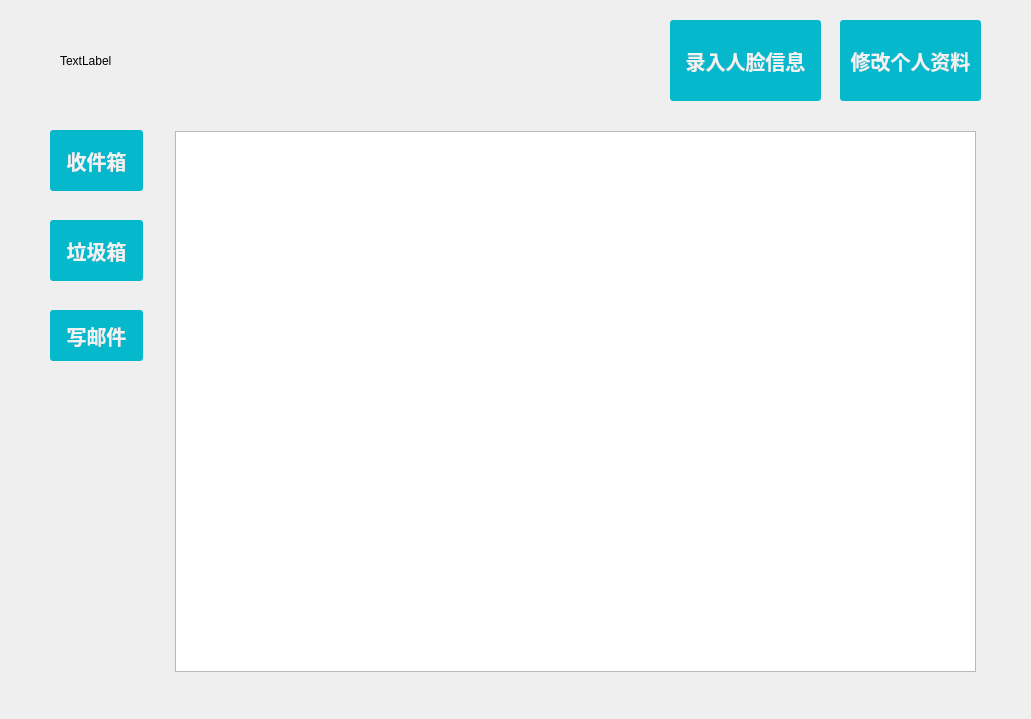
<?xml version="1.0" encoding="UTF-8"?>
<ui version="4.0">
 <class>Main</class>
 <widget class="QWidget" name="Main">
  <property name="geometry">
   <rect>
    <x>0</x>
    <y>0</y>
    <width>1031</width>
    <height>719</height>
   </rect>
  </property>
  <property name="windowTitle">
   <string>Form</string>
  </property>
  <widget class="QLabel" name="label">
   <property name="geometry">
    <rect>
     <x>60</x>
     <y>20</y>
     <width>91</width>
     <height>81</height>
    </rect>
   </property>
   <property name="text">
    <string>TextLabel</string>
   </property>
  </widget>
  <widget class="QLabel" name="label_2">
   <property name="geometry">
    <rect>
     <x>170</x>
     <y>20</y>
     <width>461</width>
     <height>81</height>
    </rect>
   </property>
   <property name="text">
    <string/>
   </property>
  </widget>
  <widget class="QPushButton" name="pushButton">
   <property name="geometry">
    <rect>
     <x>840</x>
     <y>20</y>
     <width>141</width>
     <height>81</height>
    </rect>
   </property>
   <property name="styleSheet">
    <string notr="true">QPushButton{
   	text-decoration:none;  
    background:#05B8CC;
    color:#f2f2f2;    
    font-size:20px;  
    font-family: 微软雅黑,宋体,Arial,Helvetica,Verdana,sans-serif;  
    font-weight:bold; 
    border-radius:3px;
}
QPushButton::pressed{ background: #3C79F2; border-color: #11505C; font-weight: bold; font-family:Microsoft YaHei; }</string>
   </property>
   <property name="text">
    <string>修改个人资料</string>
   </property>
   <property name="checkable">
    <bool>false</bool>
   </property>
   <property name="autoExclusive">
    <bool>false</bool>
   </property>
  </widget>
  <widget class="QPushButton" name="pushButton_2">
   <property name="geometry">
    <rect>
     <x>50</x>
     <y>130</y>
     <width>93</width>
     <height>61</height>
    </rect>
   </property>
   <property name="styleSheet">
    <string notr="true">QPushButton{
   	text-decoration:none;  
    background:#05B8CC;
    color:#f2f2f2;    
    font-size:20px;  
    font-family: 微软雅黑,宋体,Arial,Helvetica,Verdana,sans-serif;  
    font-weight:bold; 
    border-radius:3px;
}
QPushButton::pressed{ background: #3C79F2; border-color: #11505C; font-weight: bold; font-family:Microsoft YaHei; }</string>
   </property>
   <property name="text">
    <string>收件箱</string>
   </property>
  </widget>
  <widget class="QPushButton" name="pushButton_3">
   <property name="geometry">
    <rect>
     <x>50</x>
     <y>220</y>
     <width>93</width>
     <height>61</height>
    </rect>
   </property>
   <property name="styleSheet">
    <string notr="true">QPushButton{
   	text-decoration:none;  
    background:#05B8CC;
    color:#f2f2f2;    
    font-size:20px;  
    font-family: 微软雅黑,宋体,Arial,Helvetica,Verdana,sans-serif;  
    font-weight:bold; 
    border-radius:3px;
}
QPushButton::pressed{ background: #3C79F2; border-color: #11505C; font-weight: bold; font-family:Microsoft YaHei; }</string>
   </property>
   <property name="text">
    <string>垃圾箱</string>
   </property>
  </widget>
  <widget class="QPushButton" name="pushButton_4">
   <property name="geometry">
    <rect>
     <x>50</x>
     <y>310</y>
     <width>93</width>
     <height>51</height>
    </rect>
   </property>
   <property name="styleSheet">
    <string notr="true">QPushButton{
   	text-decoration:none;  
    background:#05B8CC;
    color:#f2f2f2;    
    font-size:20px;  
    font-family: 微软雅黑,宋体,Arial,Helvetica,Verdana,sans-serif;  
    font-weight:bold; 
    border-radius:3px;
}
QPushButton::pressed{ background: #3C79F2; border-color: #11505C; font-weight: bold; font-family:Microsoft YaHei; }</string>
   </property>
   <property name="text">
    <string>写邮件</string>
   </property>
  </widget>
  <widget class="QWidget" name="verticalLayoutWidget">
   <property name="geometry">
    <rect>
     <x>170</x>
     <y>130</y>
     <width>811</width>
     <height>551</height>
    </rect>
   </property>
   <layout class="QVBoxLayout" name="verticalLayout">
    <item>
     <widget class="QStackedWidget" name="stackedWidget">
      <property name="currentIndex">
       <number>0</number>
      </property>
      <widget class="QWidget" name="page">
       <widget class="QListWidget" name="listWidget">
        <property name="geometry">
         <rect>
          <x>5</x>
          <y>1</y>
          <width>801</width>
          <height>541</height>
         </rect>
        </property>
       </widget>
      </widget>
      <widget class="QWidget" name="page_3">
       <widget class="QPlainTextEdit" name="plainTextEdit">
        <property name="geometry">
         <rect>
          <x>10</x>
          <y>100</y>
          <width>771</width>
          <height>441</height>
         </rect>
        </property>
       </widget>
       <widget class="QWidget" name="formLayoutWidget">
        <property name="geometry">
         <rect>
          <x>10</x>
          <y>0</y>
          <width>361</width>
          <height>91</height>
         </rect>
        </property>
        <layout class="QFormLayout" name="formLayout">
         <item row="0" column="0">
          <widget class="QLabel" name="label_3">
           <property name="text">
            <string>收件人</string>
           </property>
          </widget>
         </item>
         <item row="0" column="1">
          <widget class="QLineEdit" name="lineEdit"/>
         </item>
         <item row="1" column="0">
          <widget class="QLabel" name="label_4">
           <property name="text">
            <string>发件昵称</string>
           </property>
          </widget>
         </item>
         <item row="1" column="1">
          <widget class="QLineEdit" name="lineEdit_2"/>
         </item>
         <item row="2" column="0">
          <widget class="QLabel" name="label_5">
           <property name="text">
            <string>邮件主题</string>
           </property>
          </widget>
         </item>
         <item row="2" column="1">
          <widget class="QLineEdit" name="lineEdit_3"/>
         </item>
        </layout>
       </widget>
      </widget>
      <widget class="QWidget" name="page_2">
       <widget class="QTextBrowser" name="textBrowser">
        <property name="geometry">
         <rect>
          <x>-5</x>
          <y>1</y>
          <width>811</width>
          <height>551</height>
         </rect>
        </property>
       </widget>
      </widget>
     </widget>
    </item>
   </layout>
  </widget>
  <widget class="QPushButton" name="pushButton_5">
   <property name="geometry">
    <rect>
     <x>670</x>
     <y>20</y>
     <width>151</width>
     <height>81</height>
    </rect>
   </property>
   <property name="styleSheet">
    <string notr="true">QPushButton{
   	text-decoration:none;  
    background:#05B8CC;
    color:#f2f2f2;    
    font-size:20px;  
    font-family: 微软雅黑,宋体,Arial,Helvetica,Verdana,sans-serif;  
    font-weight:bold; 
    border-radius:3px;
}
QPushButton::pressed{ background: #3C79F2; border-color: #11505C; font-weight: bold; font-family:Microsoft YaHei; }</string>
   </property>
   <property name="text">
    <string>录入人脸信息</string>
   </property>
  </widget>
 </widget>
 <resources/>
 <connections>
  <connection>
   <sender>pushButton_2</sender>
   <signal>clicked()</signal>
   <receiver>Main</receiver>
   <slot>pB2()</slot>
   <hints>
    <hint type="sourcelabel">
     <x>63</x>
     <y>169</y>
    </hint>
    <hint type="destinationlabel">
     <x>4</x>
     <y>165</y>
    </hint>
   </hints>
  </connection>
  <connection>
   <sender>pushButton_3</sender>
   <signal>clicked()</signal>
   <receiver>Main</receiver>
   <slot>pB3()</slot>
   <hints>
    <hint type="sourcelabel">
     <x>81</x>
     <y>261</y>
    </hint>
    <hint type="destinationlabel">
     <x>-15</x>
     <y>248</y>
    </hint>
   </hints>
  </connection>
  <connection>
   <sender>pushButton_4</sender>
   <signal>clicked()</signal>
   <receiver>Main</receiver>
   <slot>pB4()</slot>
   <hints>
    <hint type="sourcelabel">
     <x>59</x>
     <y>331</y>
    </hint>
    <hint type="destinationlabel">
     <x>-5</x>
     <y>331</y>
    </hint>
   </hints>
  </connection>
  <connection>
   <sender>pushButton</sender>
   <signal>clicked()</signal>
   <receiver>Main</receiver>
   <slot>PB1()</slot>
   <hints>
    <hint type="sourcelabel">
     <x>866</x>
     <y>58</y>
    </hint>
    <hint type="destinationlabel">
     <x>844</x>
     <y>-1</y>
    </hint>
   </hints>
  </connection>
  <connection>
   <sender>pushButton_5</sender>
   <signal>clicked()</signal>
   <receiver>Main</receiver>
   <slot>pB5()</slot>
   <hints>
    <hint type="sourcelabel">
     <x>730</x>
     <y>23</y>
    </hint>
    <hint type="destinationlabel">
     <x>729</x>
     <y>-23</y>
    </hint>
   </hints>
  </connection>
 </connections>
 <slots>
  <slot>pB2()</slot>
  <slot>pB3()</slot>
  <slot>pB4()</slot>
  <slot>PB1()</slot>
  <slot>pB5()</slot>
 </slots>
</ui>
